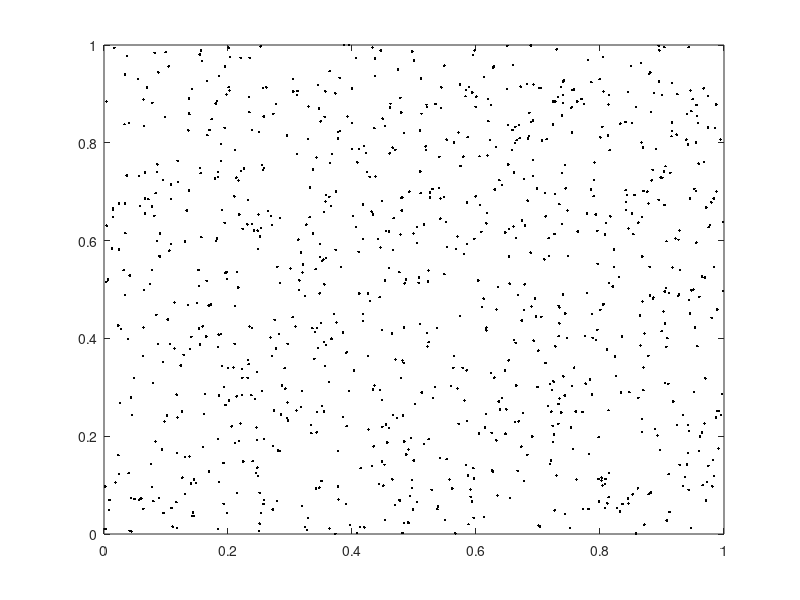
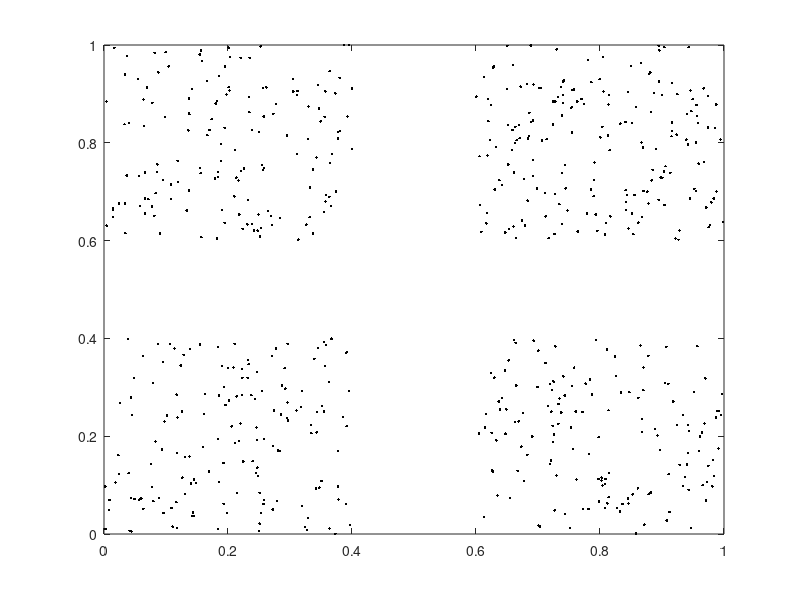
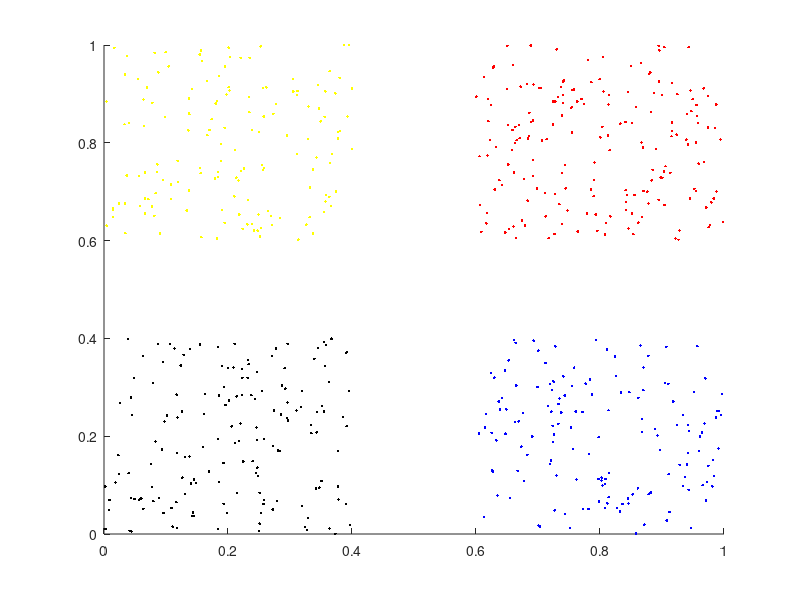

MATLAB code to generate these figures, in order:
%% UNIFORM DISTRIBUTED DATA

clear;
clc;

N = 1000;
dados1 = rand(2,N);

figure;
plot(dados1(1,:),dados1(2,:),'k.')

n = 0;

for i = 1:N,
    if ~((dados1(1,i) > 0.4 && dados1(1,i) < 0.6) || (dados1(2,i) > 0.4 && dados1(2,i) < 0.6))
        n = n+1;
        dados2(:,n) = dados1(:,i);
    end
end

figure;
plot(dados2(1,:),dados2(2,:),'k.')

dados = dados2;
alvos = zeros(1,length(dados2));

for i = 1:length(dados),
    if (dados(1,i) < 0.4 && dados(2,i) < 0.4)
        alvos(i) = 1;
    elseif (dados(1,i) < 0.4 && dados(2,i) > 0.6)
        alvos(i) = 2;
    elseif (dados(1,i) > 0.6 && dados(2,i) < 0.4)
        alvos(i) = 3;
    elseif (dados(1,i) > 0.6 && dados(2,i) > 0.6)
        alvos(i) = 4;
    end
end

figure;
hold on
samples = find(alvos == 1);
plot(dados2(1,samples),dados2(2,samples),'k.')
samples = find(alvos == 2);
plot(dados2(1,samples),dados2(2,samples),'y.')
samples = find(alvos == 3);
plot(dados2(1,samples),dados2(2,samples),'b.')
samples = find(alvos == 4);
plot(dados2(1,samples),dados2(2,samples),'r.')
hold off

savefile = 'data_four_groups.mat';
save(savefile, 'DATA');

%% END